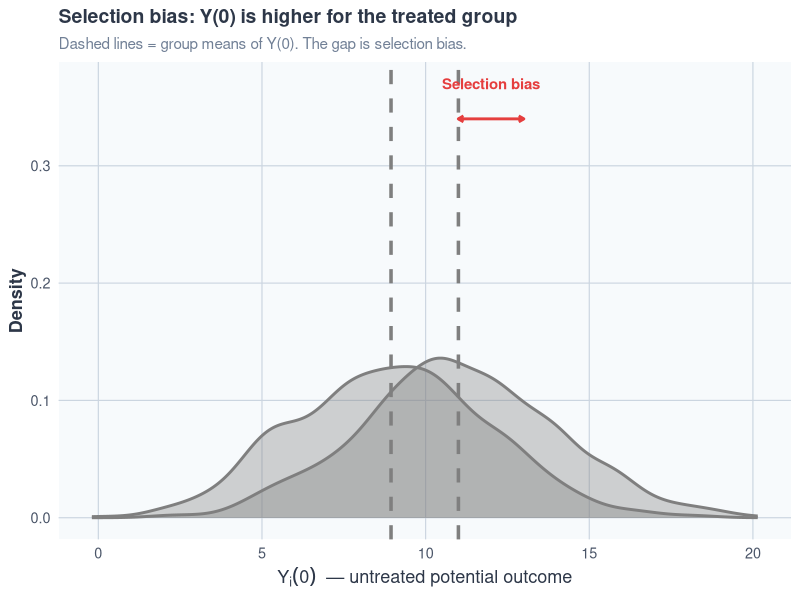
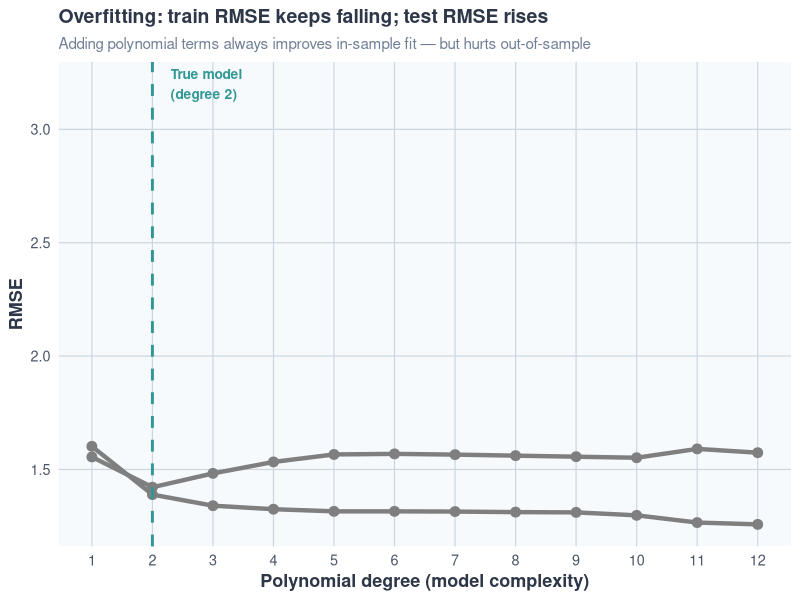
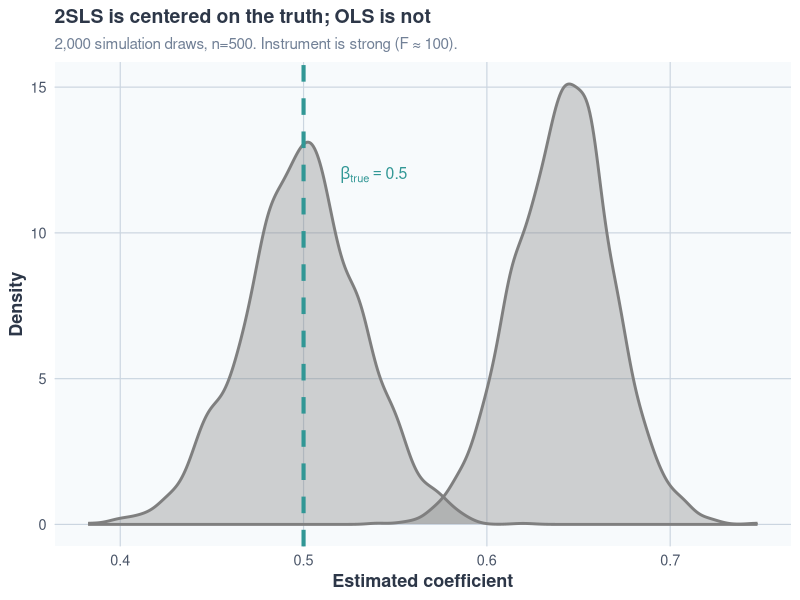
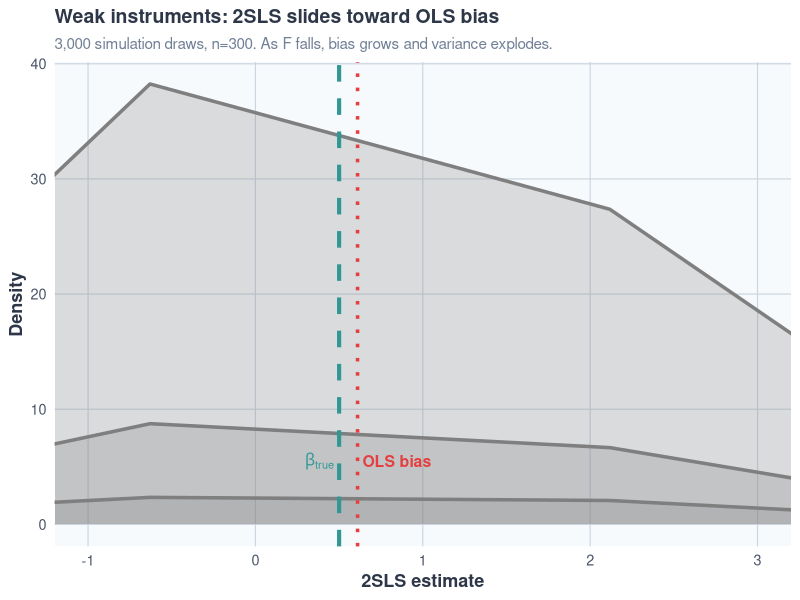

Recreate these plots in R, in order.
# ============================================================================
# week13_section_code.R
# Gov 51 Section — Week 13: Exam 2 Review
# Simulations and plots for George's section deck
# ============================================================================
# Generates four PNG figures:
#   plot_selection_bias.png   — selection bias: Y(0) distributions differ
#   plot_overfitting.png      — train vs test RMSE as lambda increases
#   plot_ovb_simulation.png   — OLS vs 2SLS sampling distributions
#   plot_weak_iv.png          — 2SLS bias as a function of F-statistic
# ============================================================================

library(tidyverse)

set.seed(2001)

# ----------------------------------------------------------------------------
# SHARED THEME: George's palette
# ----------------------------------------------------------------------------
george_theme <- theme_minimal(base_size = 13) +
  theme(
    plot.background  = element_rect(fill = "white", color = NA),
    panel.background = element_rect(fill = "#F7FAFC", color = NA),
    panel.grid.major = element_line(color = "#CBD5E0", linewidth = 0.4),
    panel.grid.minor = element_blank(),
    axis.text        = element_text(color = "#4A5568"),
    axis.title       = element_text(color = "#2D3748", face = "bold"),
    plot.title       = element_text(color = "#2D3748", face = "bold", size = 14),
    plot.subtitle    = element_text(color = "#718096", size = 11),
    legend.background = element_rect(fill = "white", color = "#CBD5E0"),
    legend.title     = element_text(face = "bold", color = "#2D3748"),
    legend.text      = element_text(color = "#4A5568"),
    strip.background = element_rect(fill = "#4A5568"),
    strip.text       = element_text(color = "white", face = "bold")
  )

george_colors <- c(
  slate   = "#4A5568",
  blue    = "#4299E1",
  amber   = "#D69E2E",
  teal    = "#319795",
  red     = "#E53E3E",
  purple  = "#805AD5",
  green   = "#48BB78"
)

# ============================================================================
# PLOT 1: SELECTION BIAS
# Y(0) distributions differ between treated and control groups
# Intuition: even without any treatment effect, the groups look different
# ============================================================================

n <- 2000

# Ability drives both selection into treatment and Y(0)
ability <- rnorm(n, mean = 0, sd = 1)

# Treatment: high ability -> more likely to be treated (college)
prob_treat <- plogis(0.8 * ability)
D <- rbinom(n, 1, prob_treat)

# Potential outcomes: ability raises Y(0) for everyone
Y0 <- 10 + 3 * ability + rnorm(n, 0, 1)
Y1 <- Y0 + 2    # true treatment effect = 2 (same for everyone)
Y_obs <- ifelse(D == 1, Y1, Y0)

df1 <- tibble(
  D     = factor(D, labels = c("Control (D=0)", "Treated (D=1)")),
  Y0    = Y0,
  Y_obs = Y_obs
)

# Show Y(0) distributions for treated vs control
p1 <- df1 |>
  ggplot(aes(x = Y0, fill = D, color = D)) +
  geom_density(alpha = 0.35, linewidth = 1) +
  scale_fill_manual(values  = c(george_colors["blue"],  george_colors["amber"]),
                    name = NULL) +
  scale_color_manual(values = c(george_colors["blue"],  george_colors["amber"]),
                     name = NULL) +
  geom_vline(
    data = df1 |> group_by(D) |> summarize(m = mean(Y0)),
    aes(xintercept = m, color = D), linewidth = 1.2, linetype = "dashed"
  ) +
  labs(
    title    = "Selection bias: Y(0) is higher for the treated group",
    subtitle = "Dashed lines = group means of Y(0). The gap is selection bias.",
    x        = expression(Y[i](0) ~ " — untreated potential outcome"),
    y        = "Density"
  ) +
  annotate("segment",
    x = 11, xend = 13, y = 0.34, yend = 0.34,
    arrow = arrow(length = unit(0.15, "cm"), ends = "both"),
    color = george_colors["red"], linewidth = 1
  ) +
  annotate("text",
    x = 12, y = 0.37, label = "Selection bias",
    color = george_colors["red"], fontface = "bold", size = 3.8
  ) +
  george_theme +
  theme(legend.position = c(0.18, 0.85))

ggsave("plot_selection_bias.png", p1, width = 8, height = 4.5, dpi = 150)
cat("Saved plot_selection_bias.png\n")

# ============================================================================
# PLOT 2: OVERFITTING — TRAIN VS TEST RMSE
# Simulation: polynomial regression on noisy data
# ============================================================================

set.seed(42)
n_train <- 80
n_test  <- 200

# True data-generating process: quadratic
x_train <- runif(n_train, -3, 3)
y_train <- 2 + 0.5 * x_train - 0.3 * x_train^2 + rnorm(n_train, 0, 1.5)

x_test  <- runif(n_test, -3, 3)
y_test  <- 2 + 0.5 * x_test  - 0.3 * x_test^2  + rnorm(n_test,  0, 1.5)

# Fit polynomials of degree 1 through 12
degrees <- 1:12
results <- map_dfr(degrees, function(d) {
  fit <- lm(y_train ~ poly(x_train, d, raw = TRUE))
  y_hat_train <- predict(fit)
  y_hat_test  <- predict(fit, newdata = data.frame(x_train = x_test))
  tibble(
    degree     = d,
    rmse_train = sqrt(mean((y_hat_train - y_train)^2)),
    rmse_test  = sqrt(mean((y_hat_test  - y_test)^2))
  )
})

p2 <- results |>
  pivot_longer(cols = c(rmse_train, rmse_test),
               names_to = "split", values_to = "rmse") |>
  mutate(split = recode(split,
                        rmse_train = "Train RMSE",
                        rmse_test  = "Test RMSE")) |>
  ggplot(aes(x = degree, y = rmse, color = split, group = split)) +
  geom_line(linewidth = 1.5) +
  geom_point(size = 3) +
  geom_vline(xintercept = 2, linetype = "dashed",
             color = george_colors["teal"], linewidth = 1) +
  annotate("text", x = 2.3, y = 3.2,
           label = "True model\n(degree 2)", hjust = 0,
           color = george_colors["teal"], fontface = "bold", size = 3.5) +
  scale_color_manual(values = c("Train RMSE" = george_colors["blue"],
                                "Test RMSE"  = george_colors["red"]),
                     name = NULL) +
  scale_x_continuous(breaks = 1:12) +
  labs(
    title    = "Overfitting: train RMSE keeps falling; test RMSE rises",
    subtitle = "Adding polynomial terms always improves in-sample fit — but hurts out-of-sample",
    x        = "Polynomial degree (model complexity)",
    y        = "RMSE"
  ) +
  george_theme +
  theme(legend.position = c(0.80, 0.80))

ggsave("plot_overfitting.png", p2, width = 8, height = 4.5, dpi = 150)
cat("Saved plot_overfitting.png\n")

# ============================================================================
# PLOT 3: OLS VS 2SLS SAMPLING DISTRIBUTIONS
# Simulation: repeat 2000 times, show OLS is biased, IV is centered on truth
# ============================================================================

set.seed(8675)
n_obs  <- 500
n_reps <- 2000
beta_true <- 0.5   # true causal effect

run_sim <- function(strength) {
  map_dfr(1:n_reps, function(i) {
    u <- rnorm(n_obs)                           # unobservable confounder
    Z <- rnorm(n_obs)                           # instrument
    D <- strength * Z + 0.8 * u + rnorm(n_obs) # first stage; u creates endogeneity
    Y <- beta_true * D + u + rnorm(n_obs)       # structural equation

    # OLS
    ols  <- coef(lm(Y ~ D))["D"]

    # 2SLS (Wald)
    D_hat <- fitted(lm(D ~ Z))
    tsls  <- coef(lm(Y ~ D_hat))["D_hat"]

    tibble(ols = ols, tsls = tsls)
  })
}

strong_sim <- run_sim(strength = 2.0)

df3 <- bind_rows(
  strong_sim |> select(est = ols)  |> mutate(estimator = "OLS"),
  strong_sim |> select(est = tsls) |> mutate(estimator = "2SLS")
)

p3 <- df3 |>
  ggplot(aes(x = est, fill = estimator, color = estimator)) +
  geom_density(alpha = 0.35, linewidth = 1) +
  geom_vline(xintercept = beta_true, linewidth = 1.4,
             color = george_colors["teal"], linetype = "dashed") +
  annotate("text", x = beta_true + 0.02, y = 12,
           label = expression(beta[true] == 0.5),
           color = george_colors["teal"], hjust = 0, fontface = "bold", size = 4) +
  scale_fill_manual(values  = c("OLS"  = george_colors["red"],
                                "2SLS" = george_colors["blue"]),
                    name = NULL) +
  scale_color_manual(values = c("OLS"  = george_colors["red"],
                                "2SLS" = george_colors["blue"]),
                     name = NULL) +
  labs(
    title    = "2SLS is centered on the truth; OLS is not",
    subtitle = "2,000 simulation draws, n=500. Instrument is strong (F ≈ 100).",
    x        = "Estimated coefficient",
    y        = "Density"
  ) +
  george_theme +
  theme(legend.position = c(0.15, 0.85))

ggsave("plot_ovb_simulation.png", p3, width = 8, height = 4.5, dpi = 150)
cat("Saved plot_ovb_simulation.png\n")

# ============================================================================
# PLOT 4: WEAK IV — 2SLS SAMPLING DISTRIBUTION SLIDES TOWARD OLS AS F FALLS
# Show three instrument strengths: strong, moderate, weak
# ============================================================================

set.seed(314)
n_obs  <- 300
n_reps <- 3000
beta_true <- 0.5

sim_by_strength <- function(strength_val, label) {
  map_dbl(1:n_reps, function(i) {
    u <- rnorm(n_obs)
    Z <- rnorm(n_obs)
    D <- strength_val * Z + 0.9 * u + rnorm(n_obs)
    Y <- beta_true * D + u + rnorm(n_obs)
    D_hat <- fitted(lm(D ~ Z))
    coef(lm(Y ~ D_hat))["D_hat"]
  }) |>
    tibble(est = _, strength = label)
}

df4 <- bind_rows(
  sim_by_strength(2.5,  "Strong  (F ≈ 130)"),
  sim_by_strength(0.6,  "Moderate (F ≈ 10)"),
  sim_by_strength(0.18, "Weak    (F ≈ 1)")
)

# Also get OLS bias reference
ols_bias_ref <- mean(map_dbl(1:n_reps, function(i) {
  u <- rnorm(n_obs); Z <- rnorm(n_obs)
  D <- 2.5 * Z + 0.9 * u + rnorm(n_obs)
  Y <- beta_true * D + u + rnorm(n_obs)
  coef(lm(Y ~ D))["D"]
}))

df4 <- df4 |>
  mutate(strength = factor(strength,
    levels = c("Strong  (F ≈ 130)", "Moderate (F ≈ 10)", "Weak    (F ≈ 1)")))

p4 <- df4 |>
  ggplot(aes(x = est, color = strength, fill = strength)) +
  geom_density(alpha = 0.25, linewidth = 1.2) +
  geom_vline(xintercept = beta_true, linewidth = 1.4,
             color = george_colors["teal"], linetype = "dashed") +
  geom_vline(xintercept = ols_bias_ref, linewidth = 1.2,
             color = george_colors["red"], linetype = "dotted") +
  annotate("text", x = beta_true - 0.03, y = 5.5,
           label = expression(beta[true]), hjust = 1,
           color = george_colors["teal"], fontface = "bold", size = 4) +
  annotate("text", x = ols_bias_ref + 0.03, y = 5.5,
           label = "OLS bias", hjust = 0,
           color = george_colors["red"], fontface = "bold", size = 4) +
  scale_fill_manual(values  = c(george_colors["blue"],
                                george_colors["amber"],
                                george_colors["red"]),
                    name = "Instrument") +
  scale_color_manual(values = c(george_colors["blue"],
                                george_colors["amber"],
                                george_colors["red"]),
                     name = "Instrument") +
  coord_cartesian(xlim = c(-1, 3)) +
  labs(
    title    = "Weak instruments: 2SLS slides toward OLS bias",
    subtitle = "3,000 simulation draws, n=300. As F falls, bias grows and variance explodes.",
    x        = "2SLS estimate",
    y        = "Density"
  ) +
  george_theme +
  theme(legend.position = c(0.75, 0.78))

ggsave("plot_weak_iv.png", p4, width = 8, height = 4.5, dpi = 150)
cat("Saved plot_weak_iv.png\n")

cat("\nAll plots generated. Open the PNGs in the week13 directory.\n")
